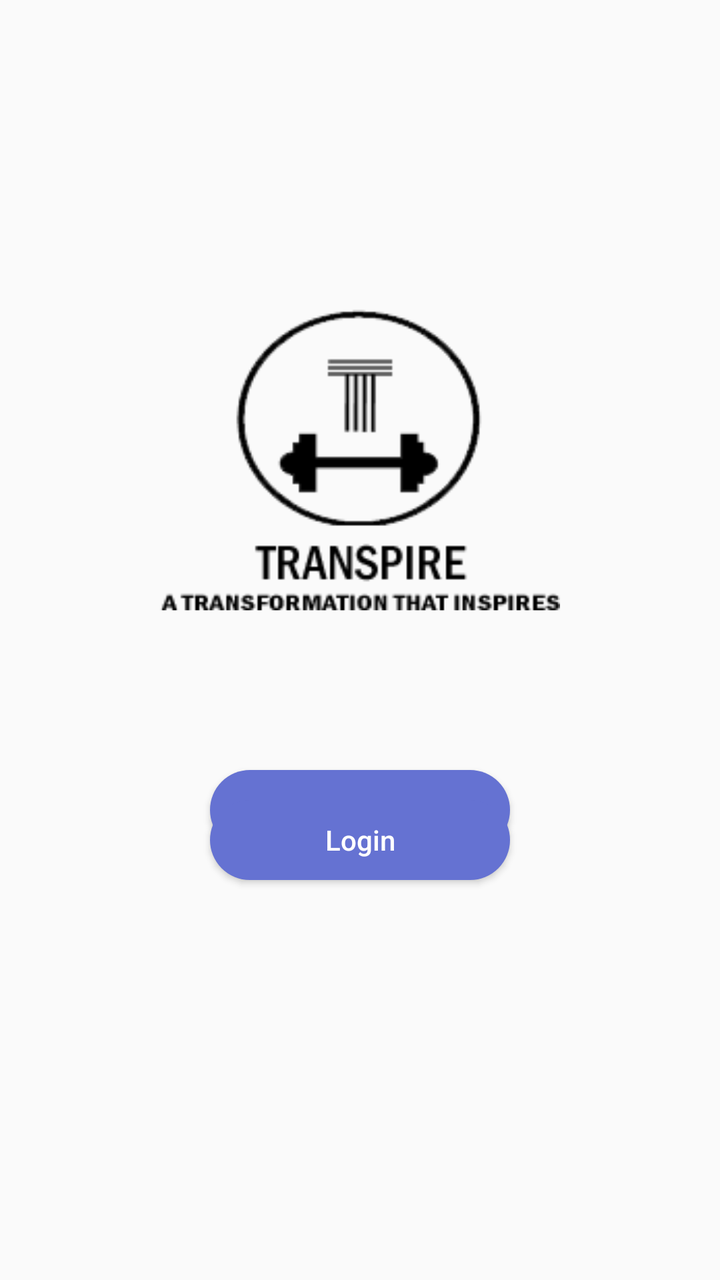
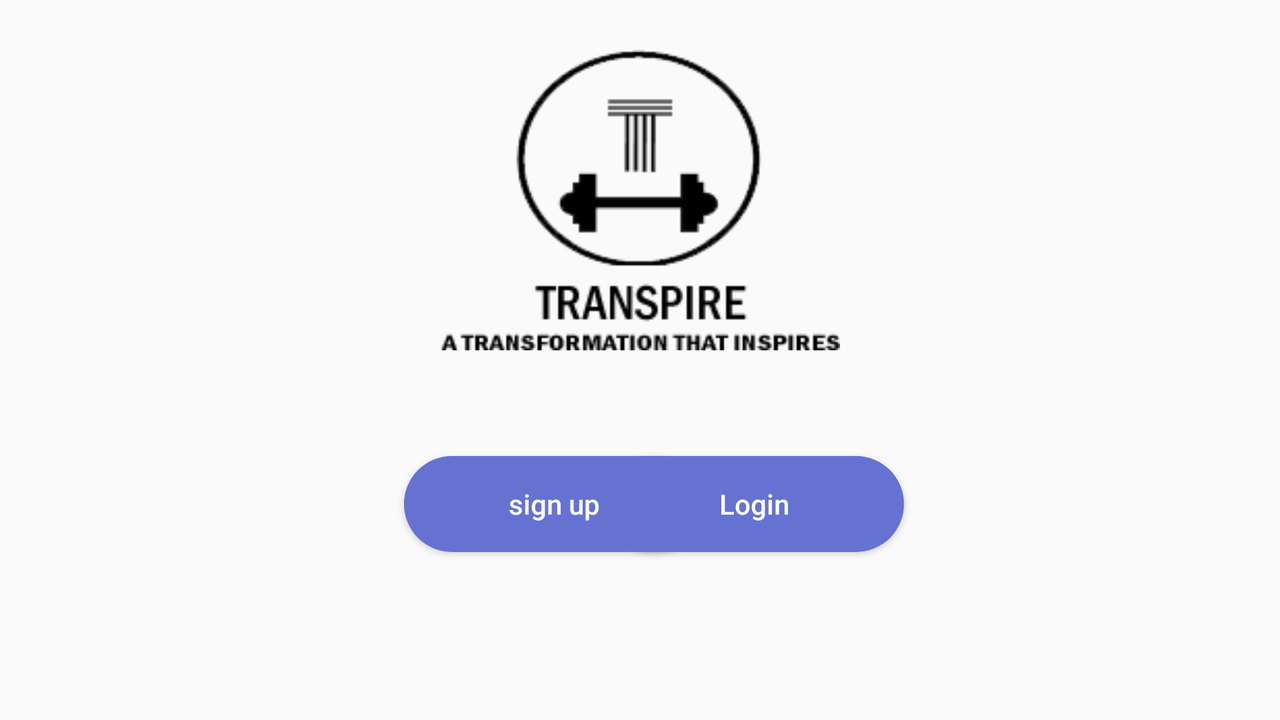

Compare how this app lays out the same screen by default and in its alternative resource folder. The renders come first, then the two layout files and the values they reference.
<!-- AndroidManifest.xml: application theme AppTheme -->
<!-- res/layout/activity_main.xml -->
<?xml version="1.0" encoding="utf-8"?>
<RelativeLayout
    xmlns:android="http://schemas.android.com/apk/res/android"
    xmlns:app="http://schemas.android.com/apk/res-auto"
    xmlns:tools="http://schemas.android.com/tools"
    android:layout_width="match_parent"
    android:layout_height="match_parent"
    android:id="@+id/main_page"
    android:backgroundTint="@color/colorwhite"
    tools:context=".MainActivity">


    <TextView
        android:layout_width="match_parent"
        android:layout_height="wrap_content"

        android:textColor="@color/colorPrimaryDark"
        android:backgroundTint="@color/colorwhite"
        android:layout_centerHorizontal="true"
        android:layout_centerVertical="true"
        app:layout_constraintBottom_toBottomOf="parent"
        app:layout_constraintLeft_toLeftOf="parent"
        app:layout_constraintRight_toRightOf="parent"
        app:layout_constraintTop_toTopOf="parent" />
    <ImageView
        android:layout_width="match_parent"
        android:layout_height="wrap_content"
        android:src="@drawable/ic_trans"
        android:layout_marginTop="130dp"
        android:backgroundTint="@color/colorwhite"
        android:layout_centerHorizontal="true"
        />


    <Button
        android:id="@+id/button"
        android:layout_width="150dp"
        android:layout_height="40dp"
        android:layout_alignParentBottom="true"
        android:layout_centerHorizontal="true"
        android:layout_marginBottom="215dp"
        android:background="@drawable/button_round"
        android:onClick="onClick"
        android:text="@string/sign_up"
        android:textAllCaps="false"
        android:textColor="@android:color/white" />
    <Button
        android:id="@+id/button1"
        android:layout_width="150dp"
        android:textColor="@android:color/white"
        android:layout_marginTop="400dp"
        android:background="@drawable/button_round"
        android:layout_height="40dp"
        android:onClick="onClick"
        android:layout_alignParentTop="true"
        android:layout_centerHorizontal="true"
        android:textAllCaps="false"
        android:text="@string/sign_in" />



</RelativeLayout>
<!-- resources referenced by this layout -->
<resources>
  <color name="colorPrimaryDark">#303F9F</color>
  <color name="colorwhite">#ffffff</color>
  <!-- drawable button_round (drawable) -->
  <?xml version="1.0" encoding="utf-8"?>
  <shape xmlns:android="http://schemas.android.com/apk/res/android"
      android:shape="rectangle">
      <solid android:color="#6572d2"/>
      <corners android:radius="30dp"/>
  
  </shape>
  <!-- drawable ic_trans: png bitmap (drawable, 8841 bytes) -->
  <string name="sign_in">Login</string>
  <string name="sign_up">sign up</string>
  <style name="AppTheme" parent="Base.Theme.AppCompat.Light.DarkActionBar">
          
          <item name="colorPrimary">@color/colorPrimary</item>
          <item name="colorPrimaryDark">@color/colorPrimaryDark</item>
          <item name="colorAccent">@color/colorAccent</item>
  
      </style>
  <color name="colorPrimary">#3F51B5</color>
  <color name="colorAccent">#FF4081</color>
</resources>
<!-- res/layout-land/activity_main.xml (the author's variant of the layout above) -->
<!-- drawn on the phone turned sideways -->
<?xml version="1.0" encoding="utf-8"?>
<RelativeLayout
    xmlns:android="http://schemas.android.com/apk/res/android"
    xmlns:app="http://schemas.android.com/apk/res-auto"
    xmlns:tools="http://schemas.android.com/tools"
    android:layout_width="match_parent"
    android:layout_height="match_parent"
    android:id="@+id/main_page"
    android:backgroundTint="@color/colorwhite"
    tools:context=".MainActivity">


    <TextView
        android:layout_width="match_parent"
        android:layout_height="wrap_content"

        android:textColor="@color/colorPrimaryDark"
        android:backgroundTint="@color/colorwhite"
        android:layout_centerHorizontal="true"
        android:layout_centerVertical="true"
        app:layout_constraintBottom_toBottomOf="parent"
        app:layout_constraintLeft_toLeftOf="parent"
        app:layout_constraintRight_toRightOf="parent"
        app:layout_constraintTop_toTopOf="parent" />

    <ImageView
        android:layout_width="match_parent"
        android:layout_height="wrap_content"
        android:layout_alignParentStart="true"
        android:layout_alignParentTop="true"
        android:backgroundTint="@color/colorwhite"
        android:src="@drawable/ic_trans" />


    <Button
        android:id="@+id/button"
        android:layout_width="150dp"
        android:textAllCaps="false"
        android:layout_height="wrap_content"
        android:layout_alignParentStart="true"
        android:layout_alignTop="@+id/button1"
        android:layout_marginStart="202dp"
        android:background="@drawable/button_round"
        android:onClick="onClick"
        android:text="@string/sign_up"
        android:textColor="@android:color/white" />

    <Button
        android:id="@+id/button1"
        android:layout_width="150dp"
        android:layout_height="wrap_content"
        android:layout_alignParentBottom="true"
        android:layout_alignParentEnd="true"
        android:layout_marginBottom="84dp"
        android:layout_marginEnd="188dp"
        android:background="@drawable/button_round"
        android:textAllCaps="false"
        android:onClick="onClick"
        android:text="@string/sign_in"
        android:textColor="@android:color/white" />



</RelativeLayout>
